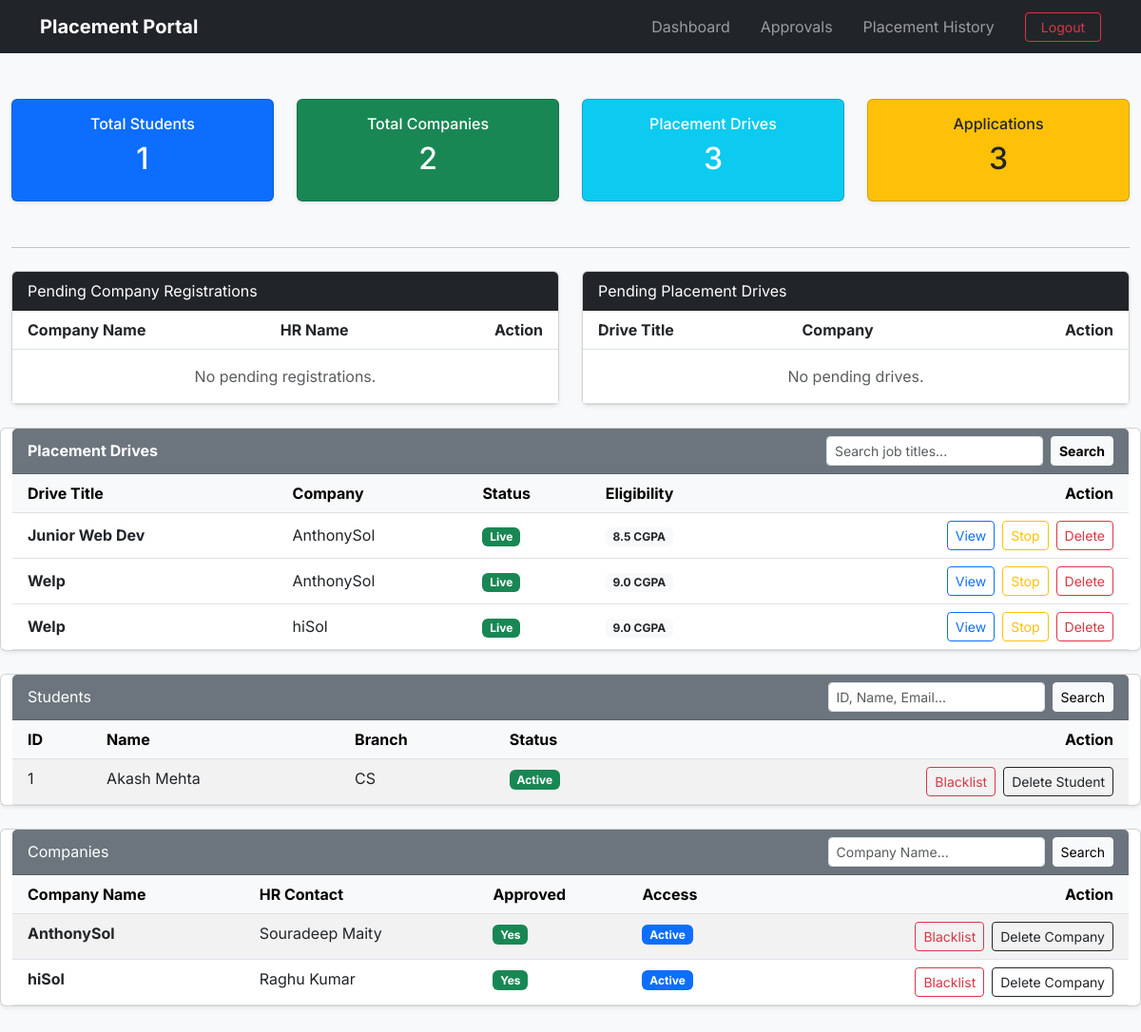
The app's page /admin/dashboard (signed in), older data.
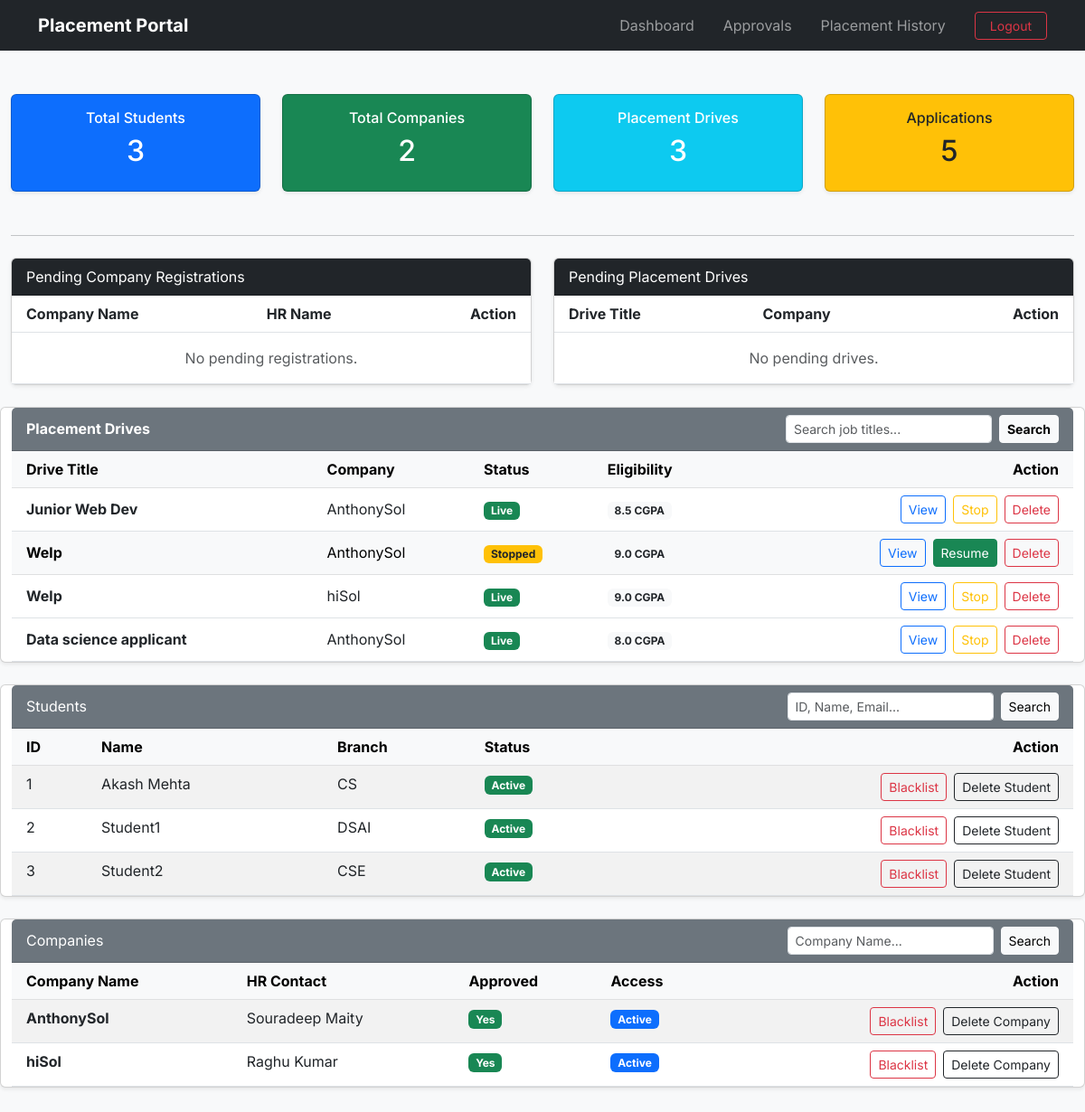
The same page, newer data.
### application/models.py (models this page shows)
class PlacementDrive(db.Model):
    __tablename__="placement_drives"
    id=db.Column(db.Integer(),primary_key=True)
    company_id=db.Column(db.Integer(),db.ForeignKey("companies.id"),nullable=False)
    job_title=db.Column(db.String(200),nullable=False)
    job_description=db.Column(db.Text(),nullable=False)
    job_location=db.Column(db.String(200),nullable=False)
    eligibility_CGPA=db.Column(db.Float(),nullable=False)
    eligibility_criteria_others=db.Column(db.Text(),nullable=True)
    deadline=db.Column(db.DateTime(),nullable=False)
    status=db.Column(db.String(30),default='Pending') #Pending, Approved, Denied or Closed. Will be done by Admin
    allowed_branches=db.Column(db.Text(),nullable=False)
    allowed_years=db.Column(db.Text(),nullable=False)
    created_at=db.Column(db.DateTime(),default=datetime.now)
    company=db.relationship("Company",back_populates="drives") #Child side
    applications=db.relationship("Application",back_populates="drive",cascade="all,delete-orphan") #Parent side

class Company(db.Model):
    __tablename__="companies"
    id=db.Column(db.Integer(),primary_key=True)
    user_id=db.Column(db.Integer(),db.ForeignKey("users.id"),nullable=False)
    company_name=db.Column(db.String(200),nullable=False)
    hr_name=db.Column(db.String(100),nullable=True)
    hr_contact=db.Column(db.String(100),nullable=True)
    website=db.Column(db.String(200),nullable=True)
    is_approved=db.Column(db.Boolean(),default=False) # Until Admin toggles this on the company wont be approved and wont be shown in dashboard
    user=db.relationship("User",back_populates="company") #Child side
    drives=db.relationship("PlacementDrive",back_populates="company",cascade="all,delete-orphan") #Parent side

class Student(db.Model):
    __tablename__="students"
    id=db.Column(db.Integer(),primary_key=True)
    user_id=db.Column(db.Integer(),db.ForeignKey("users.id"),nullable=False)
    name=db.Column(db.String(100),nullable=False)
    college=db.Column(db.String(200),nullable=False)
    branch=db.Column(db.String(100),nullable=False)
    semester=db.Column(db.String(10),nullable=False)
    cgpa=db.Column(db.Float(),nullable=False)
    resume_path=db.Column(db.String(400)) #This will store the file path of where the resume is stored
    user=db.relationship("User",back_populates="student") #Child side
    applications=db.relationship("Application",back_populates="student",cascade="all,delete-orphan") #Parent side

class User(db.Model):
    __tablename__="users"
    id=db.Column(db.Integer(),primary_key=True)
    username=db.Column(db.String(100),nullable=False,unique=True)
    email=db.Column(db.String(200),nullable=False,unique=True)
    password=db.Column(db.String(255),nullable=False)
    role=db.Column(db.String(10),nullable=False,default="student")
    created_at=db.Column(db.DateTime(),default=datetime.now)
    is_blacklisted=db.Column(db.Boolean(),default=False)
    company=db.relationship("Company",back_populates="user",uselist=False,cascade="all,delete-orphan")
    student=db.relationship("Student",back_populates="user",uselist=False,cascade="all,delete-orphan")

### application/controllers.py (the view, shortened to what this page needs)
@app.route('/admin/dashboard')
def admin_dashboard():
    if session.get('role')!='admin':
        flash('Unauthorized!','danger')
        return redirect(url_for('login'))
    pending_companies=Company.query.filter_by(is_approved=False).all()
    all_students=Student.query.all()
    all_companies=Company.query.all()
    pending_drives=PlacementDrive.query.filter_by(status='Pending').all()
    active_drives=PlacementDrive.query.filter(PlacementDrive.status.in_(['Approved','Stopped'])).all()
    stats = {
        'students': Student.query.count(),
        'companies': Company.query.filter_by(is_approved=True).count(),
        'drives': PlacementDrive.query.filter_by(status='Approved').count(),
        'applications': Application.query.count()
    }
    s_q=request.args.get('student_q','')
    c_q=request.args.get('company_q','')
    student_query=Student.query
    all_students = student_query.all()
    company_query=Company.query.filter_by(is_approved=True)
    all_companies = company_query.all()
    d_q = request.args.get('drive_q', '')
    drive_query = PlacementDrive.query.filter(PlacementDrive.status.in_(['Approved', 'Stopped']))
    if d_q:
        drive_query = drive_query.filter(PlacementDrive.job_title.ilike(f'%{d_q}%') |
                                         PlacementDrive.allowed_branches.ilike(f'%{d_q}%')|
                                         PlacementDrive.allowed_years.ilike(f'%{d_q}%')|
                                         PlacementDrive.company.has(Company.company_name.ilike(f'%{d_q}%')))
    active_drives = drive_query.all()
    return render_template('admin_dashboard.html',
                           stats=stats,
                           pending_companies=pending_companies,
                           students=all_students,
                           all_companies=all_companies,
                           pending_drives=pending_drives,
                           active_drives=active_drives,
                           s_q=s_q,c_q=c_q,d_q=d_q)

### templates/admin_dashboard.html (shortened to what the changed rows need)
{% extends 'base.html' %}
{% block content %}
<div class="container-fluid mt-4">
    <div class="row">
        <div class="col-md-3 mb-4">
            <div class="card bg-primary text-white shadow-sm">
                <div class="card-body text-center">
                    <h6>Total Students</h6>
                    <h2>{{ stats.students }}</h2>
                </div>
            </div>
        </div>
        <div class="col-md-3 mb-4">
            <div class="card bg-success text-white shadow-sm">
                <div class="card-body text-center">
                    <h2>{{ stats.companies }}</h2>
                </div>
            </div>
        </div>
        <div class="col-md-3 mb-4">
            <div class="card bg-info text-white shadow-sm">
                <div class="card-body text-center">
                    <h2>{{ stats.drives }}</h2>
                </div>
            </div>
        </div>
        <div class="col-md-3 mb-4">
            <div class="card bg-warning text-dark shadow-sm">
                <div class="card-body text-center">
                    <h6>Applications</h6>
                    <h2>{{ stats.applications }}</h2>
                </div>
            </div>
        </div>
    </div>
    <div class="row">
        <div class="col-md-6">
            <div class="card mb-4 shadow-sm">
                <div class="card-body p-0">
                    <table class="table table-hover mb-0">
                        <thead>
                            <tr>
                                <th class="ps-3">Company Name</th>
                                <th>HR Name</th>
                                <th class="text-end pe-3">Action</th>
                            </tr>
                        </thead>
                    </table>
                </div>
            </div>
        </div>
        <div class="col-md-6">
            <div class="card mb-4 shadow-sm">
                <div class="card-body p-0">
                    <table class="table table-hover mb-0">
                        <thead>
                            <tr>
                                <th class="ps-3">Drive Title</th>
                                <th class="ps-3">Company</th>
                                <th class="text-end pe-3">Action</th>
                            </tr>
                        </thead>
                    </table>
                </div>
            </div>
        </div>
        <div class="card shadow-sm mb-4">
        <div class="card-body p-0">
            <table class="table table-hover align-middle mb-0">
                <thead class="table-light">
                    <tr>
                        <th class="ps-3">Drive Title</th>
                        <th>Company</th>
                        <th>Status</th> <th>Eligibility</th>
                        <th class="text-end pe-3">Action</th>
                    </tr>
                </thead>
                <tbody>
                    {% for drive in active_drives %}
                    <tr class="{{ 'table-light text-muted' if drive.status == 'Stopped' }}"> <td class="ps-3">
                            <strong>{{ drive.job_title }}</strong>
                        </td>
                        <td>{{ drive.company.company_name }}</td>
                        <td>
                            {% if drive.status == 'Approved' %}
                                <span class="badge bg-success">Live</span>
                            {% else %}
                                <span class="badge bg-warning text-dark">Stopped</span>
                            {% endif %}
                        </td>
                        <td><span class="badge bg-light text-dark">{{ drive.eligibility_CGPA }} CGPA</span></td>
                        <td class="text-end pe-3">
                            <div class="d-flex justify-content-end gap-2">
                                <a href="{{ url_for('admin_review_drive', drive_id=drive.id) }}" class="btn btn-sm btn-outline-primary">View</a>
                                {% if drive.status == 'Approved' %}
                                    <form action="{{ url_for('stop_drive', drive_id=drive.id) }}" method="POST" class="m-0">
                                        <button type="submit" class="btn btn-sm btn-outline-warning">Stop</button>
                                    </form>
                                {% else %}
                                    <form action="{{ url_for('resume_drive', drive_id=drive.id) }}" method="POST" class="m-0">
                                        <button type="submit" class="btn btn-sm btn-success text-white">Resume</button>
                                    </form>
                                {% endif %}
                                <form action="{{ url_for('delete_drive', drive_id=drive.id) }}" method="POST" class="m-0">
                                    <button type="submit" class="btn btn-sm btn-outline-danger">Delete</button>
                                </form>
                            </div>
                        </td>
                    </tr>
                    {% else %}
                    <tr><td colspan="5" class="text-center py-4 text-muted">No matching drives found.</td></tr>
                    {% endfor %}
                </tbody>
            </table>
        </div>
    </div>
    <div class="card shadow-sm mb-4">
        <div class="card-body p-0">
            <table class="table table-striped mb-0">
                <thead class="table-light">
                    <tr>
                        <th class="ps-3">ID</th>
                        <th>Name</th>
                        <th>Branch</th>
                        <th>Status</th>
                        <th class="text-end pe-3">Action</th>
                    </tr>
                </thead>
                <tbody>
                    {% for student in students %}
                    <tr>
                        <td class="ps-3">{{ student.id }}</td>
                        <td>{{ student.name }}</td>
                        <td>{{ student.branch }}</td>
                        <td>
                            <span class="badge {{ 'bg-danger' if student.user.is_blacklisted else 'bg-success' }}">
                                {{ 'Blacklisted' if student.user.is_blacklisted else 'Active' }}
                            </span>
                        </td>
                        <td class="text-end pe-3">
                            <div class="d-flex justify-content-end gap-2 align-items-center">
                                <form action="{{ url_for('toggle_blacklist', user_id=student.user_id) }}" method="POST" class="m-0">
                                    <button type="submit" class="btn btn-sm {{ 'btn-outline-warning' if student.user.is_blacklisted else 'btn-outline-danger' }}">
                                        {{ 'Activate' if student.user.is_blacklisted else 'Blacklist' }}
                                    </button>
                                </form>
                                <form action="{{ url_for('delete_user', user_id=student.user_id) }}" method="POST" class="m-0">
                                    <button type="submit" class="btn btn-sm btn-outline-dark">Delete Student</button>
                                </form>
                            </div>
                        </td>
                    </tr>
                    {% else %}
                    <tr><td colspan="5" class="text-center py-4 text-muted">No students found matching your search.</td></tr>
                    {% endfor %}
                </tbody>
            </table>
        </div>
    </div>
    <div class="card shadow-sm mb-4">
        <div class="card-body p-0">
            <table class="table table-striped mb-0">
                <thead class="table-light">
                    <tr>
                        <th class="ps-3">Company Name</th>
                        <th>HR Contact</th>
                        <th>Approved</th>
                        <th>Access</th>
                        <th class="text-end pe-3">Action</th>
                    </tr>
                </thead>
                <tbody>
                    {% for company in all_companies %}
                    <tr>
                        <td class="ps-3"><strong>{{ company.company_name }}</strong></td>
                        <td>{{ company.hr_name }}</td>
                        <td>
                            <span class="badge {{ 'bg-success' if company.is_approved else 'bg-warning text-dark' }}">
                                {{ 'Yes' if company.is_approved else 'No' }}
                            </span>
                        </td>
                        <td>
                            <span class="badge {{ 'bg-danger' if company.user.is_blacklisted else 'bg-primary' }}">
                                {{ 'Blacklisted' if company.user.is_blacklisted else 'Active' }}
                            </span>
                        </td>
                        <td class="text-end pe-3">
                            <div class="d-flex justify-content-end gap-2 align-items-center">
                                <form action="{{ url_for('toggle_blacklist', user_id=company.user_id) }}" method="POST" class="m-0">
                                    <button type="submit" class="btn btn-sm {{ 'btn-outline-warning' if company.user.is_blacklisted else 'btn-outline-danger' }}">
                                        {{ 'Activate' if company.user.is_blacklisted else 'Blacklist' }}
                                    </button>
                                </form>
                                <form action="{{ url_for('delete_user', user_id=company.user_id) }}" method="POST" class="m-0">
                                    <button type="submit" class="btn btn-sm btn-outline-dark">Delete Company</button>
                                </form>
                            </div>
                        </td>
                    </tr>
                    {% else %}
                    <tr><td colspan="5" class="text-center py-4 text-muted">No companies found matching your search.</td></tr>
                    {% endfor %}
                </tbody>
            </table>
        </div>
    </div>
</div>
{% endblock %}

Row changes from the older to the newer data that the page shows:
changed PlacementDrive (number 2 of 4 on the later page): status "Live Stop" → "Stopped Resume"
added PlacementDrive: job_title "Data science applicant", company.company_name "AnthonySol", status "Live", eligibility_CGPA "8.0"
added Student: id "2", name "Student1", branch "DSAI"
added User: is_blacklisted "Active", is_blacklisted "Blacklist"
added Student: id "3", name "Student2", branch "CSE"
added User: is_blacklisted "Active", is_blacklisted "Blacklist"
Text that changed along with them:
{{ stats.students }}: "1" → "3"
{{ stats.applications }}: "3" → "5"
